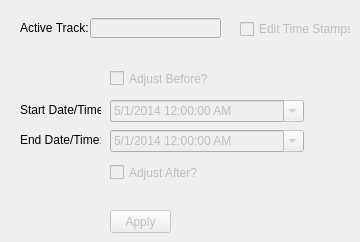
   <widget class="QWidget" name="tab_2">
    <attribute name="title">
     <string>Time</string>
    </attribute>
    <widget class="QDateTimeEdit" name="dateTimeEdit_start">
     <property name="enabled">
      <bool>false</bool>
     </property>
     <property name="geometry">
      <rect>
       <x>110</x>
       <y>100</y>
       <width>194</width>
       <height>22</height>
      </rect>
     </property>
     <property name="dateTime">
      <datetime>
       <hour>0</hour>
       <minute>0</minute>
       <second>0</second>
       <year>2014</year>
       <month>5</month>
       <day>1</day>
      </datetime>
     </property>
     <property name="date">
      <date>
       <year>2014</year>
       <month>5</month>
       <day>1</day>
      </date>
     </property>
     <property name="displayFormat">
      <string>M/d/yyyy hh:mm:ss AP</string>
     </property>
     <property name="calendarPopup">
      <bool>true</bool>
     </property>
    </widget>
    <widget class="QCheckBox" name="checkBox_time_edit">
     <property name="enabled">
      <bool>false</bool>
     </property>
     <property name="geometry">
      <rect>
       <x>240</x>
       <y>21</y>
       <width>111</width>
       <height>16</height>
      </rect>
     </property>
     <property name="toolTip">
      <string>&lt;html&gt;&lt;head/&gt;&lt;body&gt;&lt;p&gt;Checking this box will enable the &amp;quot;Time&amp;quot; fields for editing. The user must select a layer in the table of contents, have editing &amp;quot;on&amp;quot;, and have at least one selected point.&lt;/p&gt;&lt;/body&gt;&lt;/html&gt;</string>
     </property>
     <property name="text">
      <string>Edit Time Stamps</string>
     </property>
    </widget>
    <widget class="QLineEdit" name="lineEdit_time_active">
     <property name="enabled">
      <bool>false</bool>
     </property>
     <property name="geometry">
      <rect>
       <x>90</x>
       <y>18</y>
       <width>131</width>
       <height>20</height>
      </rect>
     </property>
     <property name="toolTip">
      <string>&lt;html&gt;&lt;head/&gt;&lt;body&gt;&lt;p&gt;The selected layer in the table of contents.&lt;/p&gt;&lt;/body&gt;&lt;/html&gt;</string>
     </property>
    </widget>
    <widget class="QLabel" name="label_visualization_active_5">
     <property name="geometry">
      <rect>
       <x>20</x>
       <y>20</y>
       <width>81</width>
       <height>16</height>
      </rect>
     </property>
     <property name="text">
      <string>&lt;html&gt;&lt;head/&gt;&lt;body&gt;&lt;p&gt;&lt;span style=&quot; color:#000000;&quot;&gt;Active Track:&lt;/span&gt;&lt;/p&gt;&lt;/body&gt;&lt;/html&gt;</string>
     </property>
    </widget>
    <widget class="QLabel" name="label_visualization_active_6">
     <property name="geometry">
      <rect>
       <x>20</x>
       <y>100</y>
       <width>81</width>
       <height>20</height>
      </rect>
     </property>
     <property name="text">
      <string>&lt;html&gt;&lt;head/&gt;&lt;body&gt;&lt;p&gt;&lt;span style=&quot; color:#000000;&quot;&gt;Start Date/Time:&lt;/span&gt;&lt;/p&gt;&lt;/body&gt;&lt;/html&gt;</string>
     </property>
    </widget>
    <widget class="QDateTimeEdit" name="dateTimeEdit_end">
     <property name="enabled">
      <bool>false</bool>
     </property>
     <property name="geometry">
      <rect>
       <x>110</x>
       <y>130</y>
       <width>194</width>
       <height>22</height>
      </rect>
     </property>
     <property name="dateTime">
      <datetime>
       <hour>0</hour>
       <minute>0</minute>
       <second>0</second>
       <year>2014</year>
       <month>5</month>
       <day>1</day>
      </datetime>
     </property>
     <property name="date">
      <date>
       <year>2014</year>
       <month>5</month>
       <day>1</day>
      </date>
     </property>
     <property name="displayFormat">
      <string>M/d/yyyy hh:mm:ss AP</string>
     </property>
     <property name="calendarPopup">
      <bool>true</bool>
     </property>
    </widget>
    <widget class="QLabel" name="label_visualization_active_7">
     <property name="geometry">
      <rect>
       <x>20</x>
       <y>130</y>
       <width>81</width>
       <height>20</height>
      </rect>
     </property>
     <property name="text">
      <string>&lt;html&gt;&lt;head/&gt;&lt;body&gt;&lt;p&gt;&lt;span style=&quot; color:#000000;&quot;&gt;End Date/Time:&lt;/span&gt;&lt;/p&gt;&lt;/body&gt;&lt;/html&gt;</string>
     </property>
    </widget>
    <widget class="QPushButton" name="pushButton_time_apply_startend">
     <property name="enabled">
      <bool>false</bool>
     </property>
     <property name="geometry">
      <rect>
       <x>110</x>
       <y>210</y>
       <width>61</width>
       <height>23</height>
      </rect>
     </property>
     <property name="toolTip">
      <string>&lt;html&gt;&lt;head/&gt;&lt;body&gt;&lt;p&gt;Apply the camera view changes to the selected points in the active layer. To roll back these edits, select &amp;quot;Cancel for selected layer&amp;quot; in the editor options.&lt;/p&gt;&lt;/body&gt;&lt;/html&gt;</string>
     </property>
     <property name="text">
      <string>Apply</string>
     </property>
     <property name="icon">
      <iconset resource="resources.qrc">
       <normaloff>:/plugins/milkmachine/triangle.png</normaloff>:/plugins/milkmachine/triangle.png</iconset>
     </property>
    </widget>
    <widget class="QCheckBox" name="checkBox_time_before">
     <property name="enabled">
      <bool>false</bool>
     </property>
     <property name="geometry">
      <rect>
       <x>110</x>
       <y>70</y>
       <width>111</width>
       <height>17</height>
      </rect>
     </property>
     <property name="text">
      <string>Adjust Before?</string>
     </property>
    </widget>
    <widget class="QCheckBox" name="checkBox_time_after">
     <property name="enabled">
      <bool>false</bool>
     </property>
     <property name="geometry">
      <rect>
       <x>110</x>
       <y>164</y>
       <width>111</width>
       <height>17</height>
      </rect>
     </property>
     <property name="text">
      <string>Adjust After?</string>
     </property>
    </widget>
   </widget>
